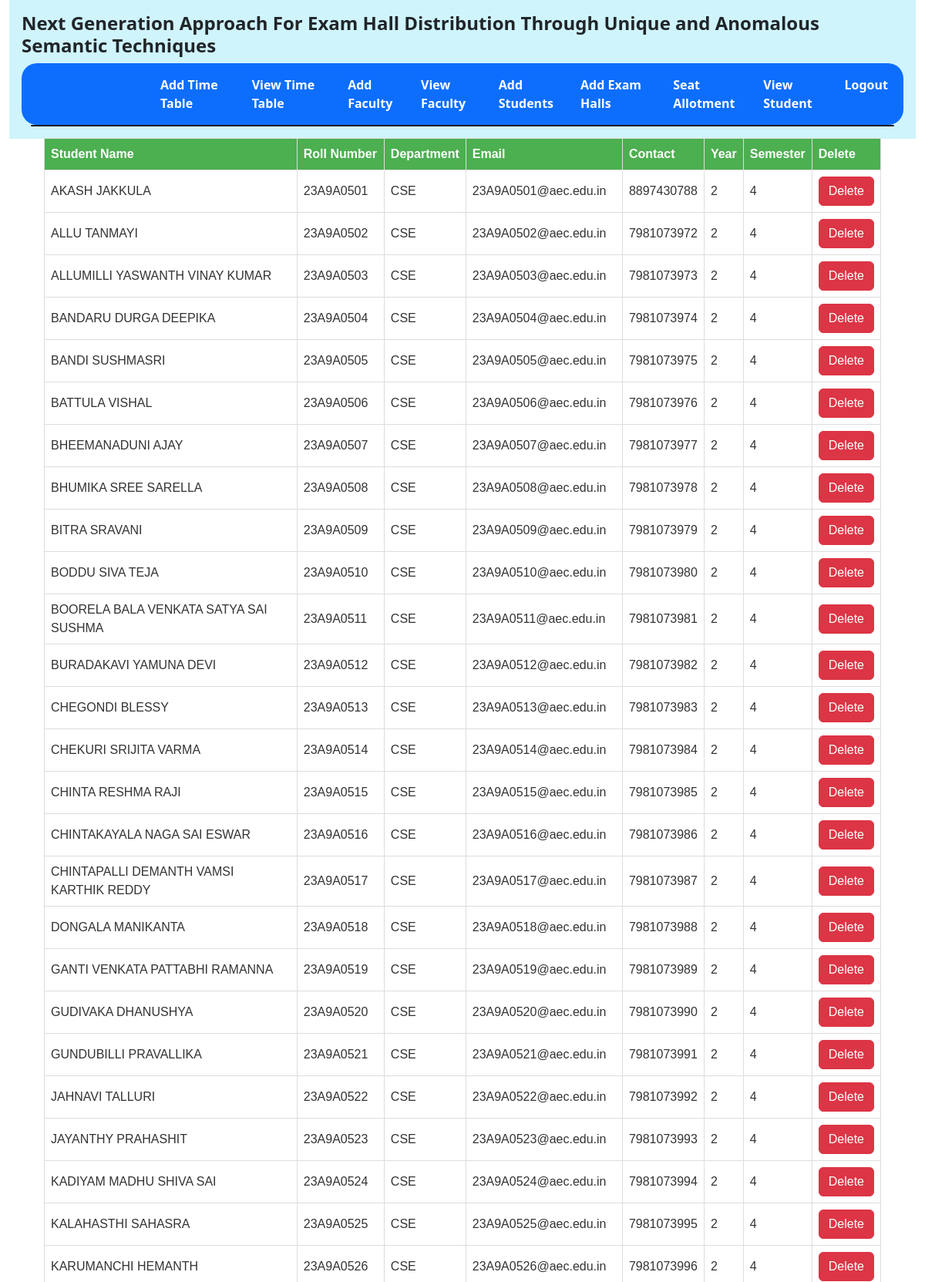
The app's page /viewstudents (upper part) with its own data.
### adminapp/models.py (models this page shows, shortened)
class AddStudent(models.Model):
    rollnumber = models.CharField(null=True, max_length=50, unique=True)
    name = models.CharField(null=True, max_length=50)
    department = models.CharField(null=True, max_length=100)
    email = models.EmailField(null=True, max_length=100)
    contact = models.CharField(null=True, max_length=10)
    year = models.IntegerField(null=True)
    semester = models.IntegerField(null=True)
    profile_url = models.URLField(null=True, max_length=200)
    password = models.CharField(max_length=20, null=True)
    class Meta:
        db_table = "AddStudent"

### adminapp/views.py (the view)
# urls.py: path('viewstudents', views.viewstudents, name="viewstudents"),
def viewstudents(req):
    all_students = AddStudent.objects.all()
    return render(req, VIEWSTUDENTSPAGE, {'all_students': all_students})

### templates/viewstudents.html (shortened to what this page needs)
{% extends "adminhome.html" %}
{% block content %}
<div class="card-img-overlay">
    <table>
        <tr>
            <th>Student Name</th>
            <th>Roll Number</th>
            <th>Department</th>
            <th>Email</th>
            <th>Contact</th>
            <th>Year</th>
            <th>Semester</th>
            <th>Delete</th>
        </tr>
        {% for student in all_students %}
        <tr>
            <td>{{ student.name }}</td>
            <td>{{ "23" }}{{ student.rollnumber|slice:"2:" }}</td>
            <td>{{ student.department }}</td>
            <td>{{ "23" }}{{ student.rollnumber|slice:"2:" }}@aec.edu.in</td>
            <td>{{ student.contact }}</td>
            <td>{{ student.year }}</td>
            <td>{{ student.semester }}</td>
            <td><a href="{% url 'delete' student.id %}" class="btn btn-danger">Delete</a></td>
        </tr>
        {% endfor %}
    </table>
</div>
{% endblock %}

### templates/viewstudents.html (style rules this page uses)
table { font-family: Arial, sans-serif; border-collapse: collapse; width: 100%; }
th, td { border: 1px solid #dddddd; text-align: left; padding: 8px; }
tr:nth-child(even) { background-color: #f2f2f2; }
th { background-color: #4CAF50; color: white; }
td { background-color: #ffffff; color: #333333; }

### records on screen
AddStudent: name "AKASH JAKKULA", value "23", rollnumber "A9A0501", department "CSE", contact "8897430788", year "2", semester "4"
AddStudent: name "ALLU TANMAYI", value "23", rollnumber "A9A0502", department "CSE", contact "7981073972", year "2", semester "4"
AddStudent: name "ALLUMILLI YASWANTH VINAY KUMAR", value "23", rollnumber "A9A0503", department "CSE", contact "7981073973", year "2", semester "4"
AddStudent: name "BANDARU DURGA DEEPIKA", value "23", rollnumber "A9A0504", department "CSE", contact "7981073974", year "2", semester "4"
AddStudent: name "BANDI SUSHMASRI", value "23", rollnumber "A9A0505", department "CSE", contact "7981073975", year "2", semester "4"
AddStudent: name "BATTULA VISHAL", value "23", rollnumber "A9A0506", department "CSE", contact "7981073976", year "2", semester "4"
AddStudent: name "BHEEMANADUNI AJAY", value "23", rollnumber "A9A0507", department "CSE", contact "7981073977", year "2", semester "4"
AddStudent: name "BHUMIKA SREE SARELLA", value "23", rollnumber "A9A0508", department "CSE", contact "7981073978", year "2", semester "4"
AddStudent: name "BITRA SRAVANI", value "23", rollnumber "A9A0509", department "CSE", contact "7981073979", year "2", semester "4"
AddStudent: name "BODDU SIVA TEJA", value "23", rollnumber "A9A0510", department "CSE", contact "7981073980", year "2", semester "4"
AddStudent: name "BOORELA BALA VENKATA SATYA SAI SUSHMA", value "23", rollnumber "A9A0511", department "CSE", contact "7981073981", year "2", semester "4"
AddStudent: name "BURADAKAVI YAMUNA DEVI", value "23", rollnumber "A9A0512", department "CSE", contact "7981073982", year "2", semester "4"
AddStudent: name "CHEGONDI BLESSY", value "23", rollnumber "A9A0513", department "CSE", contact "7981073983", year "2", semester "4"
AddStudent: name "CHEKURI SRIJITA VARMA", value "23", rollnumber "A9A0514", department "CSE", contact "7981073984", year "2", semester "4"
AddStudent: name "CHINTA RESHMA RAJI", value "23", rollnumber "A9A0515", department "CSE", contact "7981073985", year "2", semester "4"
AddStudent: name "CHINTAKAYALA NAGA SAI ESWAR", value "23", rollnumber "A9A0516", department "CSE", contact "7981073986", year "2", semester "4"
AddStudent: name "CHINTAPALLI DEMANTH VAMSI KARTHIK REDDY", value "23", rollnumber "A9A0517", department "CSE", contact "7981073987", year "2", semester "4"
AddStudent: name "DONGALA MANIKANTA", value "23", rollnumber "A9A0518", department "CSE", contact "7981073988", year "2", semester "4"
AddStudent: name "GANTI VENKATA PATTABHI RAMANNA", value "23", rollnumber "A9A0519", department "CSE", contact "7981073989", year "2", semester "4"
AddStudent: name "GUDIVAKA DHANUSHYA", value "23", rollnumber "A9A0520", department "CSE", contact "7981073990", year "2", semester "4"
AddStudent: name "GUNDUBILLI PRAVALLIKA", value "23", rollnumber "A9A0521", department "CSE", contact "7981073991", year "2", semester "4"
AddStudent: name "JAHNAVI TALLURI", value "23", rollnumber "A9A0522", department "CSE", contact "7981073992", year "2", semester "4"
AddStudent: name "JAYANTHY PRAHASHIT", value "23", rollnumber "A9A0523", department "CSE", contact "7981073993", year "2", semester "4"
AddStudent: name "KADIYAM MADHU SHIVA SAI", value "23", rollnumber "A9A0524", department "CSE", contact "7981073994", year "2", semester "4"
AddStudent: name "KALAHASTHI SAHASRA", value "23", rollnumber "A9A0525", department "CSE", contact "7981073995", year "2", semester "4"
AddStudent: name "KARUMANCHI HEMANTH", value "23", rollnumber "A9A0526", department "CSE", contact "7981073996", year "2", semester "4"
